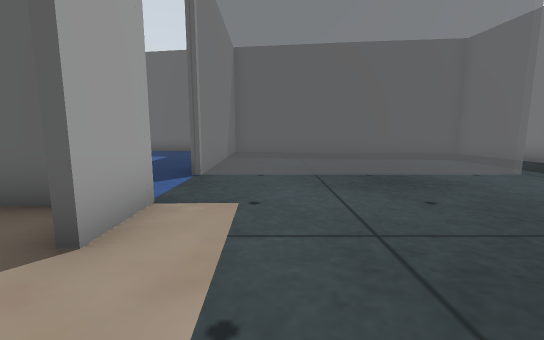
view 1 (above)

23 first-person views from a walk through a robot-simulator world made for Gazebo. The camera is 0.5 m above the floor, tilts 8° down and sees 90° across. The floor is counted in squares, 0.5 m on a side. Each view is taken from the middle of a square. On the plan, view 1 faces up. The plan holds only what a view shows up to about 11 squares ahead; the rest is blank. Some surface patterns are stand-ins.

view 2
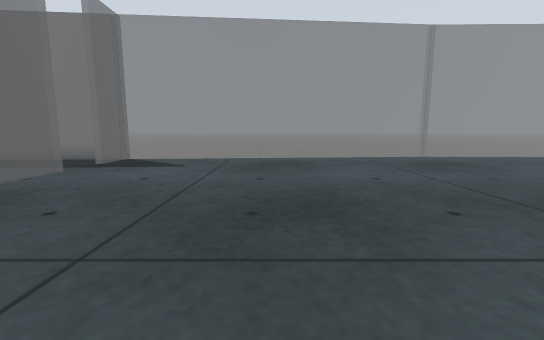

view 3
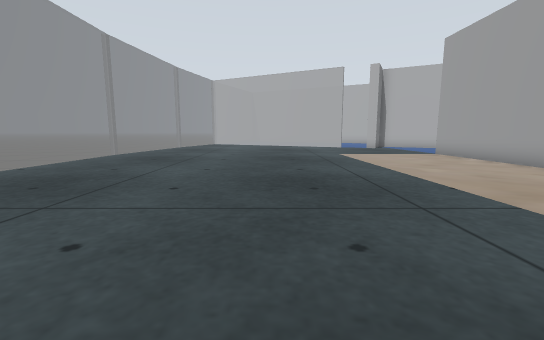

view 4
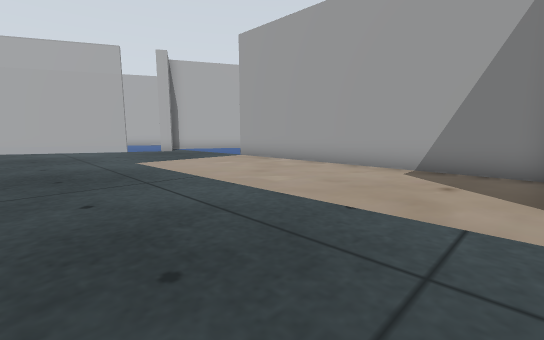

view 5
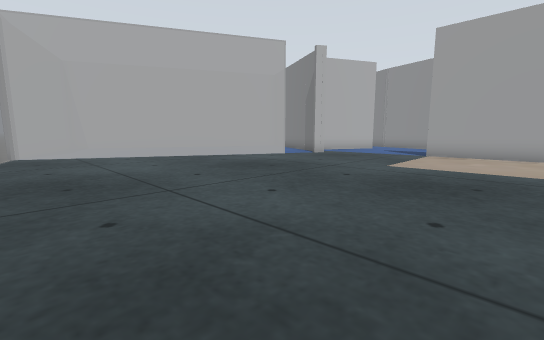

view 6
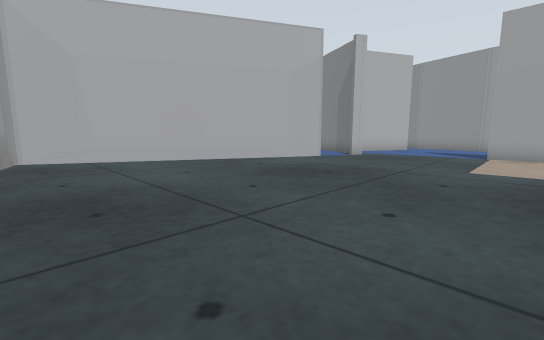

view 7
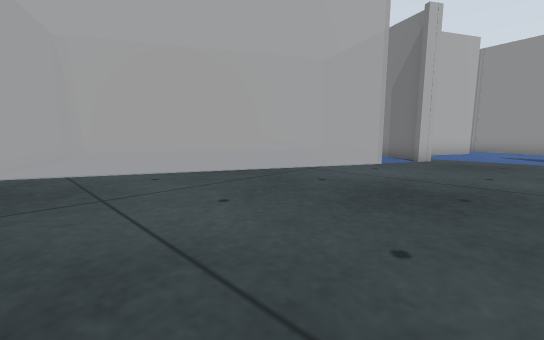

view 8
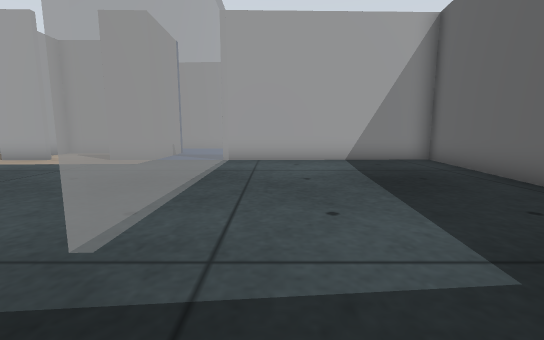

view 9
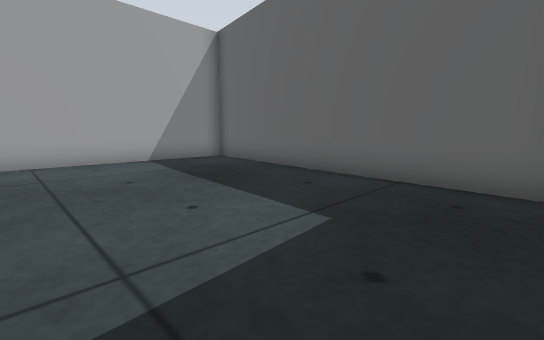

view 10
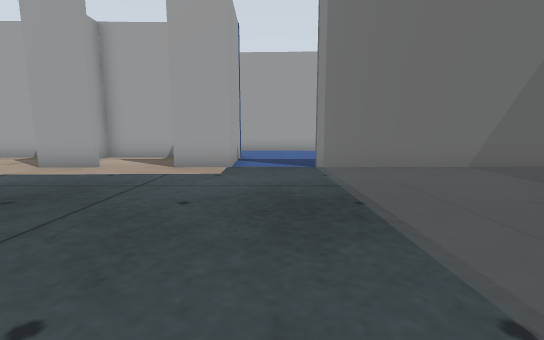

view 11
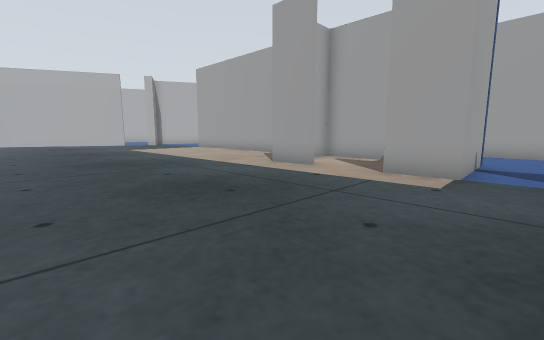

view 12
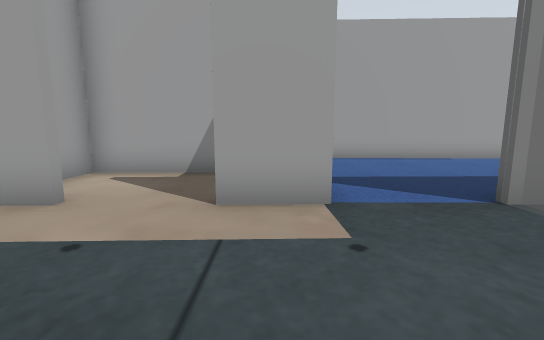

view 13
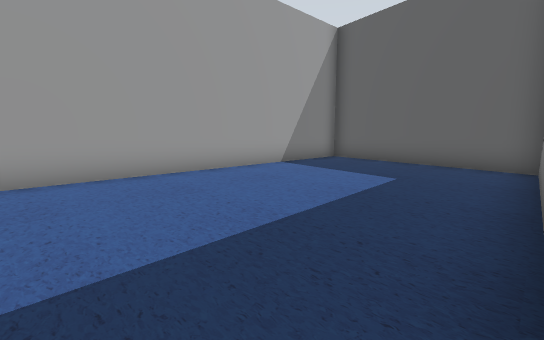

view 14
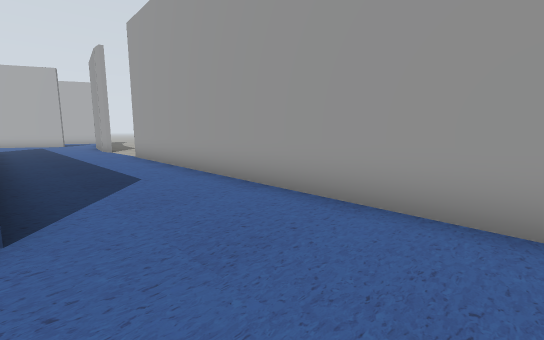

view 15
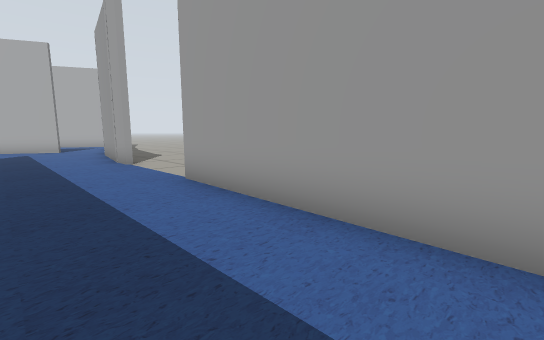

view 16
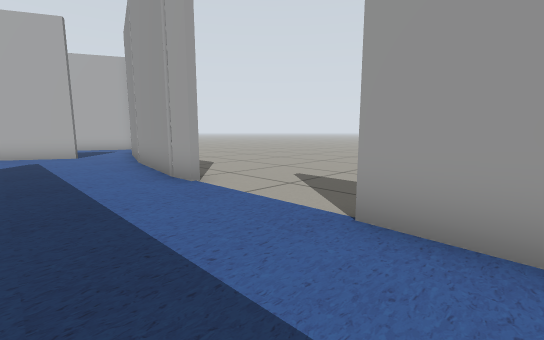

view 17
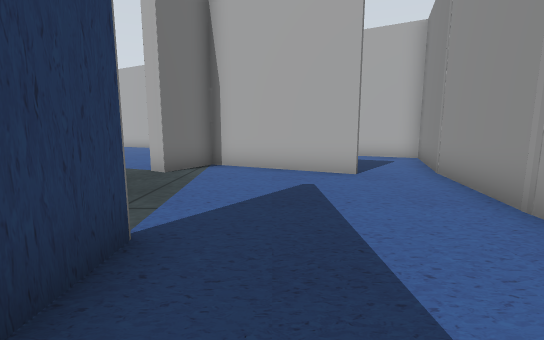

view 18
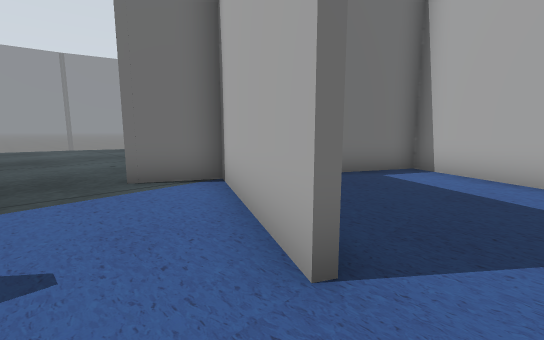

view 19
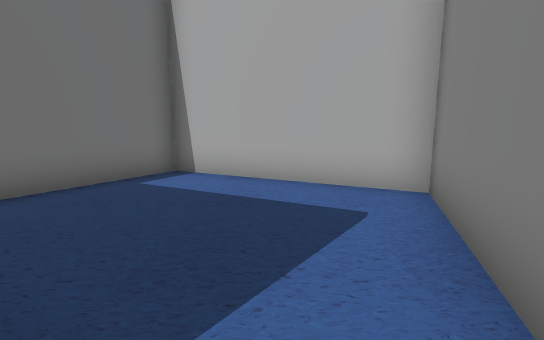

view 20
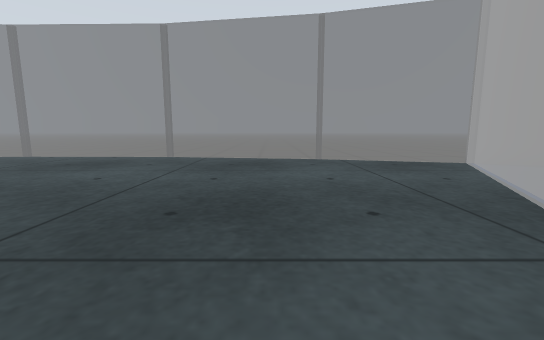

view 21
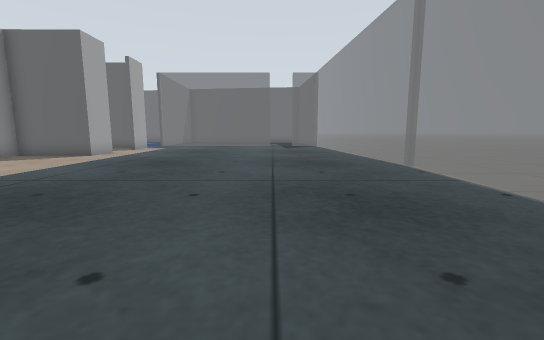

view 22
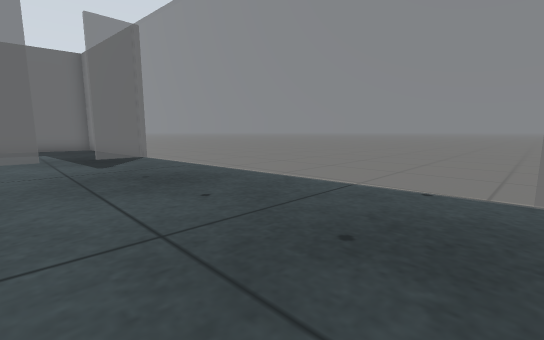

view 23
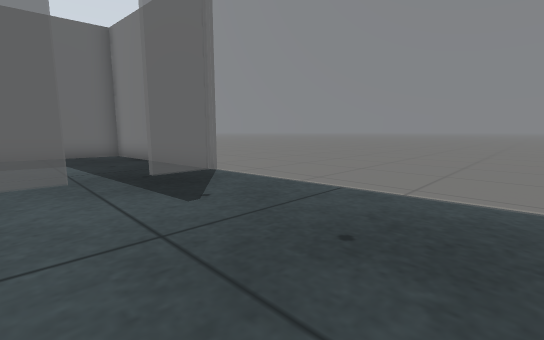

### Floor plan
Key: @ floor where view 1 was taken; # wall or solid block; . floor; = window, fence, low wall or low ledge.
Columns run from 13 left of view 1 to 11 right of it. Each row starts with its distance up from view 1.
 15      ##
 14      ########
 13      #.....###########
 12      #.....#.........##
 11      #.....#..........#
 10     ##.....#..........#
  9     #......#..........#
  8     #......#..........#..
  7     #......#..........#..
  6     #......=========.==..
  5     #.................=..
  4     #...####..........=..
  3     #...# .#..........=..
  2     #...#.............=..
  1     #...#.............=..
  0     #...#..#.@.........=.
 -1     #...#.##...........=.
 -2     #...###............=.
 -3     #...#..............=.
 -4     #...#..............=.
 -5   ......#..............=.
 -6  .......#..............=.
 -7 ........#..............=.
 -8 ........#..............=.
 -9 ....#...#..............=.
-10 ....#...#..............=.
-11 ... #...#..............=
-12  .. #..................=
-13    ##..................=
-14    #..................=.
-15    #..................=.
-16   ##.###.##...........=.
-17   #....###..  ........=.
-18   #.....##.... .......=.
-19  ##.....#  ....  ....=..
-20  ###...##   .....  ..=..
-21    ###.#     ...... #=..
-22      ###      ......#...
-23                .....#.
-24                 ...##.
-25                  ..#
-26                   .#
-27                   ##

Positions as (right, up) in squares from view 1, and headings:
1: (0, 0), facing up
2: (-1, 1), facing right
3: (3, 1), facing down
4: (3, -2), facing down-left
5: (8, -8), facing down-left
6: (8, -10), facing down-left
7: (7, -13), facing down-left
8: (8, 8), facing left
9: (8, 7), facing up-left
10: (6, 5), facing left
11: (5, 5), facing down-left
12: (2, 3), facing left
13: (-2, 5), facing up-left
14: (-5, 7), facing down-left
15: (-6, 1), facing down-left
16: (-6, -3), facing down-left
17: (-6, -9), facing down
18: (-9, -14), facing down-right
19: (-9, -15), facing down
20: (-1, -15), facing right
21: (6, -13), facing up
22: (5, -5), facing up-right
23: (5, 0), facing up-right
